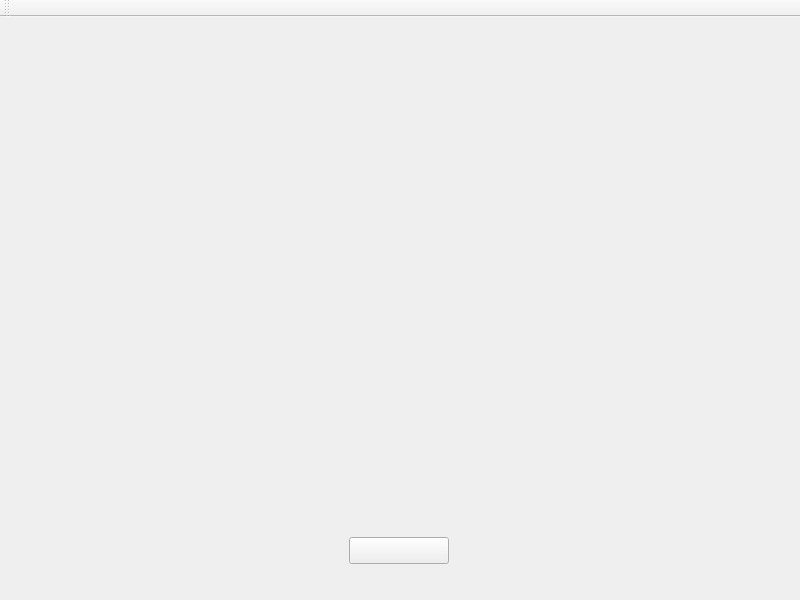
<?xml version="1.0" encoding="UTF-8"?>
<ui version="4.0">
 <class>MainWindow</class>
 <widget class="QMainWindow" name="MainWindow">
  <property name="geometry">
   <rect>
    <x>0</x>
    <y>0</y>
    <width>800</width>
    <height>600</height>
   </rect>
  </property>
  <property name="windowTitle">
   <string>MainWindow</string>
  </property>
  <widget class="QWidget" name="centralWidget">
   <widget class="QLabel" name="image">
    <property name="geometry">
     <rect>
      <x>79</x>
      <y>9</y>
      <width>640</width>
      <height>480</height>
     </rect>
    </property>
    <property name="text">
     <string/>
    </property>
   </widget>
   <widget class="QPushButton" name="pauseButton">
    <property name="geometry">
     <rect>
      <x>349</x>
      <y>520</y>
      <width>100</width>
      <height>27</height>
     </rect>
    </property>
    <property name="text">
     <string/>
    </property>
   </widget>
  </widget>
  <widget class="QMenuBar" name="menuBar">
   <property name="geometry">
    <rect>
     <x>0</x>
     <y>0</y>
     <width>800</width>
     <height>25</height>
    </rect>
   </property>
  </widget>
  <widget class="QToolBar" name="mainToolBar">
   <attribute name="toolBarArea">
    <enum>TopToolBarArea</enum>
   </attribute>
   <attribute name="toolBarBreak">
    <bool>false</bool>
   </attribute>
  </widget>
 </widget>
 <layoutdefault spacing="6" margin="11"/>
 <resources/>
 <connections/>
</ui>
